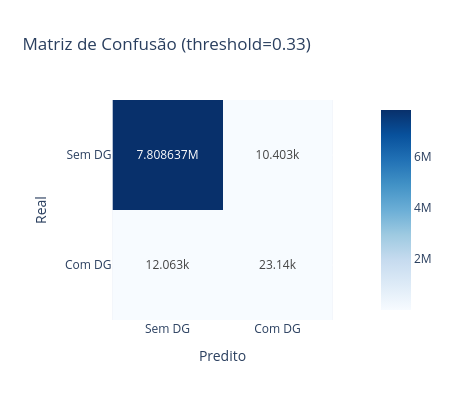

The code cell stored with this chart in its notebook:
### Markdown cell above
## 3. Matriz de Confusão

### Code cell
cm = np.array(metrics['confusion_matrix'])
labels = ['Sem DG', 'Com DG']

fig3 = px.imshow(
    cm,
    x=labels, y=labels,
    text_auto=True,
    title=f'Matriz de Confusão (threshold={threshold:.2f})',
    labels=dict(x='Predito', y='Real'),
    color_continuous_scale='Blues',
)
fig3.update_layout(width=450, height=400)
fig3.show()
fig3.write_image(str(FIGURES_DIR / 'confusion_matrix.png'))

### Figure 1 — Plotly figure (JSON) as saved in the notebook; plotly's stock layout.template omitted (floating-point values rounded to 4 significant figures)
{"data": [{"coloraxis": "coloraxis", "hovertemplate": "Predito: %{x}<br>Real: %{y}<br>color: %{z}<extra></extra>", "name": "0", "texttemplate": "%{z}", "type": "heatmap", "x": ["Sem DG", "Com DG"], "xaxis": "x", "y": ["Sem DG", "Com DG"], "yaxis": "y", "z": [[7808637, 10403], [12063, 23140]]}], "layout": {"coloraxis": {"colorscale": [[0.0, "rgb(247,251,255)"], [0.125, "rgb(222,235,247)"], [0.25, "rgb(198,219,239)"], [0.375, "rgb(158,202,225)"], [0.5, "rgb(107,174,214)"], [0.625, "rgb(66,146,198)"], [0.75, "rgb(33,113,181)"], [0.875, "rgb(8,81,156)"], [1.0, "rgb(8,48,107)"]]}, "height": 400, "title": {"text": "Matriz de Confusão (threshold=0.33)"}, "width": 450, "xaxis": {"anchor": "y", "constrain": "domain", "domain": [0.0, 1.0], "scaleanchor": "y", "title": {"text": "Predito"}}, "yaxis": {"anchor": "x", "autorange": "reversed", "constrain": "domain", "domain": [0.0, 1.0], "title": {"text": "Real"}}}}
